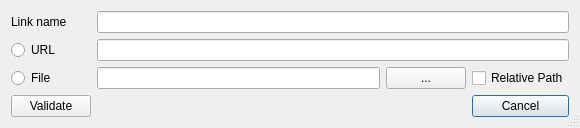
<?xml version="1.0" encoding="UTF-8"?>
<ui version="4.0">
 <class>AddHyperlinkDialog</class>
 <widget class="QDialog" name="AddHyperlinkDialog">
  <property name="windowModality">
   <enum>Qt::ApplicationModal</enum>
  </property>
  <property name="geometry">
   <rect>
    <x>0</x>
    <y>0</y>
    <width>580</width>
    <height>128</height>
   </rect>
  </property>
  <property name="windowTitle">
   <string>Add Hyperlink</string>
  </property>
  <property name="sizeGripEnabled">
   <bool>true</bool>
  </property>
  <property name="modal">
   <bool>false</bool>
  </property>
  <layout class="QGridLayout" name="gridLayout">
   <item row="1" column="1">
    <widget class="QRadioButton" name="URLRadio">
     <property name="text">
      <string>URL</string>
     </property>
    </widget>
   </item>
   <item row="5" column="4">
    <widget class="QPushButton" name="CancelBtn">
     <property name="text">
      <string>Cancel</string>
     </property>
    </widget>
   </item>
   <item row="2" column="2">
    <widget class="QLineEdit" name="FileInfield"/>
   </item>
   <item row="0" column="1">
    <widget class="QLabel" name="NameLabel">
     <property name="text">
      <string>Link name</string>
     </property>
    </widget>
   </item>
   <item row="2" column="3">
    <widget class="QPushButton" name="FileBtn">
     <property name="text">
      <string>...</string>
     </property>
    </widget>
   </item>
   <item row="5" column="1">
    <widget class="QPushButton" name="OkBtn">
     <property name="text">
      <string>Validate</string>
     </property>
    </widget>
   </item>
   <item row="2" column="4">
    <widget class="QCheckBox" name="isRelativePathCheckBox">
     <property name="text">
      <string>Relative Path</string>
     </property>
    </widget>
   </item>
   <item row="0" column="2" colspan="3">
    <widget class="QLineEdit" name="NameInfield"/>
   </item>
   <item row="1" column="2" colspan="3">
    <widget class="QLineEdit" name="URLInfield"/>
   </item>
   <item row="2" column="1">
    <widget class="QRadioButton" name="FileRadio">
     <property name="text">
      <string>File</string>
     </property>
    </widget>
   </item>
   <item row="6" column="1">
    <spacer name="verticalSpacer">
     <property name="orientation">
      <enum>Qt::Vertical</enum>
     </property>
     <property name="sizeHint" stdset="0">
      <size>
       <width>20</width>
       <height>40</height>
      </size>
     </property>
    </spacer>
   </item>
  </layout>
 </widget>
 <tabstops>
  <tabstop>NameInfield</tabstop>
  <tabstop>URLRadio</tabstop>
  <tabstop>URLInfield</tabstop>
  <tabstop>FileRadio</tabstop>
  <tabstop>FileInfield</tabstop>
  <tabstop>FileBtn</tabstop>
  <tabstop>OkBtn</tabstop>
 </tabstops>
 <resources/>
 <connections/>
</ui>
